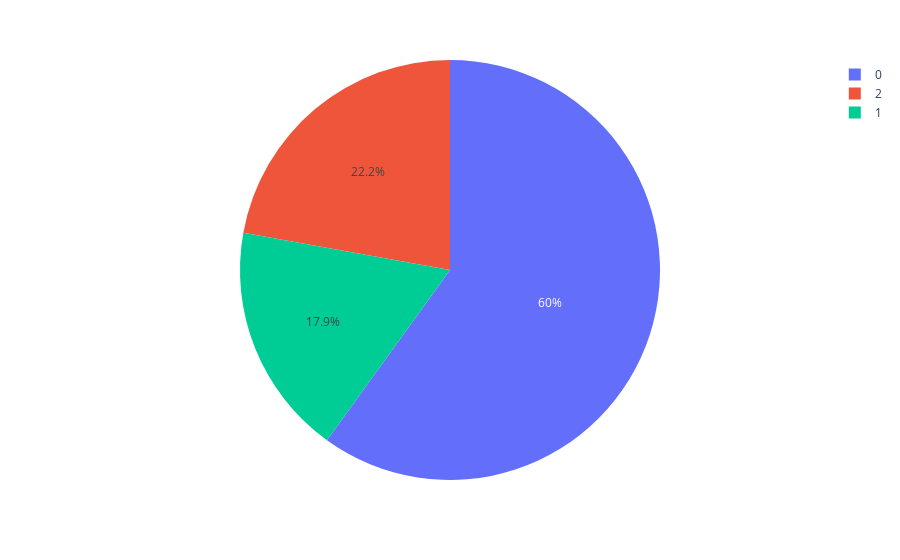

Notebook source saved alongside this figure:
### Code cell
pie=clusters.groupby('label').size().reset_index()
pie.columns=['label','value']
px.pie(pie,values='value',names='label')

### Figure 1 — Plotly figure (JSON) as saved in the notebook; plotly's stock layout.template omitted (floating-point values rounded to 4 significant figures)
{"data": [{"domain": {"x": [0, 1], "y": [0, 1]}, "hovertemplate": "label=%{label}<br>value=%{value}<extra></extra>", "labels": [0, 1, 2], "legendgroup": "", "name": "", "showlegend": true, "type": "pie", "values": [25071, 7475, 9266]}], "layout": {"legend": {"tracegroupgap": 0}, "margin": {"t": 60}}}
